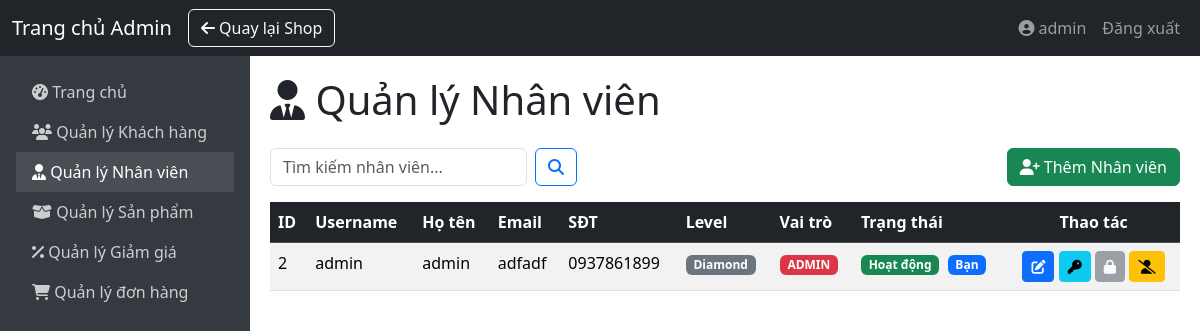
Page /index.php?action=admin/staff (signed in) on the earlier database version.
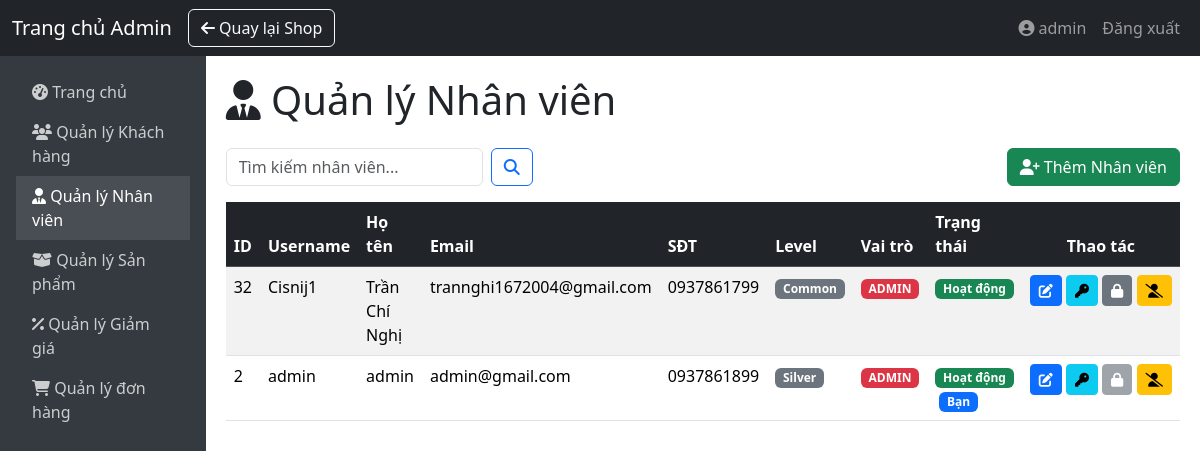
Same page on the later database version.
### tables this page shows
CREATE TABLE `users` (
  `id` int(11) NOT NULL,
  `fullname` varchar(32) NOT NULL,
  `username` varchar(50) NOT NULL,
  `password` varchar(255) NOT NULL,
  `email` varchar(100) NOT NULL,
  `phone` varchar(15) NOT NULL,
  `total_spent` decimal(15,2) NOT NULL DEFAULT 0.00,
  `role` enum('admin','user') NOT NULL DEFAULT 'user',
  `status` tinyint(1) NOT NULL DEFAULT 0,
  `level` enum('Diamond','Gold','Silver','Common') NOT NULL DEFAULT 'Common',
  `created_at` timestamp NOT NULL DEFAULT current_timestamp(),
  `updated_at` timestamp NOT NULL DEFAULT current_timestamp() ON UPDATE current_timestamp()
);

### controller/admin/StaffAdminController.php (called while the page is built, shortened)
<?php
require_once __DIR__ . "/../../model/User.php";
class StaffAdminController {
    private User $userModel;
    public function __construct(User $userModel) {
        $this->userModel = $userModel;
    }
    public function getStaff(): void {
        $searchTerm = trim($_GET['search'] ?? '');
        $allUsers = $this->userModel->getAll();
        $staff = [];
        foreach ($allUsers as $user) {
            if ($user['role'] === 'admin') {
                $isMatch = empty($searchTerm)
                                 || stripos($user['fullname'] ?? '', $searchTerm) !== false
                                 || stripos($user['username'] ?? '', $searchTerm) !== false;
                if ($isMatch) {
                    $staff[] = $user;
                }
            }
        }
        include __DIR__ . "/../../view/admin/staffsAdmin.php";
    }
}

### model/User.php (called while the page is built, shortened)
<?php
class User {
    private PDO $pdo;
    public function __construct(PDO $pdo) {
        $this->pdo = $pdo;
    }
    public function getAll(): array {
        $sql = "SELECT * FROM users ORDER BY created_at DESC";
        $stmt = $this->pdo->query($sql);
        return $stmt->fetchAll(PDO::FETCH_ASSOC);
    }
}

### view/admin/staffsAdmin.php (the view, shortened to what the changed rows need)
<?php
include __DIR__ . "/components/header.php";
include __DIR__ . "/components/navbar.php";
$users = $staff ?? [];
?>
<div class="main-content">
    <h1 class="mb-4 text-dark"><i class="fa-solid fa-user-tie"></i> Quản lý Nhân viên</h1>
    <div class="table-responsive">
        <table class="table table-hover table-striped">
            <thead class="table-dark">
                <tr>
                    <th>ID</th>
                    <th>Username</th>
                    <th>Họ tên</th>
                    <th>Email</th>
                    <th>SĐT</th>
                    <th>Level</th>
                    <th>Vai trò</th>
                    <th>Trạng thái</th>
                    <th class="text-center">Thao tác</th>
                </tr>
            </thead>
            <tbody>
                <?php if (empty($users)): ?>
                    <tr><td colspan="9" class="text-center">Không có nhân viên nào.</td></tr>
                <?php else: ?>
                    <?php
                    $currentAdminId = $_SESSION['user']['id'] ?? 0;
                    ?>
                    <?php foreach ($users as $user):
                        $status = $user['status'] ?? 0;
                        $level = $user['level'] ?? 'Common';
                        $isSelf = $user['id'] == $currentAdminId;
                    ?>
                        <tr>
                            <td><?= htmlspecialchars($user['id']) ?></td>
                            <td><?= htmlspecialchars($user['username']) ?></td>
                            <td><?= htmlspecialchars($user['fullname'] ?? 'N/A') ?></td>
                            <td><?= htmlspecialchars($user['email'] ?? 'N/A') ?></td>
                            <td><?= htmlspecialchars($user['phone'] ?? 'N/A') ?></td>
                            <td>
                                <span class="badge bg-secondary"><?= htmlspecialchars($level) ?></span>
                            </td>
                            <td>
                                <span class="badge bg-danger">ADMIN</span>
                            </td>
                            <td>
                                <span class="badge bg-<?= $status == 0 ? 'success' : 'danger' ?>"><?= $status == 0 ? 'Hoạt động' : 'Đã khóa' ?></span>
                                <?php if ($isSelf): ?>
                                    <span class="badge bg-primary ms-1">Bạn</span>
                                <?php endif; ?>
                            </td>
                            <td class="text-center text-nowrap">
                                <a href="/php-pj/index.php?action=admin/staff/edit&id=<?= $user['id'] ?>"
                                    class="btn btn-sm btn-primary"
                                    title="Chỉnh sửa thông tin"
                                    <?= $isSelf ? 'disabled' : '' ?>>
                                    <i class="fa-solid fa-edit"></i>
                                </a>
                                <button type="button" class="btn btn-sm btn-info" title="Đặt lại Mật khẩu"
                                    data-bs-toggle="modal"
                                    data-bs-target="#changePasswordModal<?= $user['id'] ?>">
                                    <i class="fa-solid fa-key"></i>
                                </button>
                                <?php
                                $isLocked = $status == 1;
                                $confirmAction = $isLocked ? 'mở khóa' : 'khóa';
                                $buttonClass = $isLocked ? 'btn-success' : 'btn-secondary';
                                $buttonIcon = $isLocked ? 'fa-lock-open' : 'fa-lock';
                                ?>
                                <form action="/php-pj/index.php?action=admin/staff/toggleStatus" method="POST" class="d-inline">
                                    <button type="submit" class="btn btn-sm <?= $buttonClass ?>"
                                        onclick="return confirm('Bạn có muốn <?= $confirmAction ?> tài khoản này không?')"
                                        title="<?= $isLocked ? 'Mở khóa tài khoản' : 'Khóa tài khoản' ?>"
                                        <?= $isSelf ? 'disabled' : '' ?>>
                                        <i class="fa-solid <?= $buttonIcon ?>"></i>
                                    </button>
                                </form>
                                <a href="/php-pj/index.php?action=admin/staff/delete&id=<?= $user['id'] ?>"
                                    onclick="return confirm('Bạn có chắc chắn muốn HẠ CẤP nhân viên ID: <?= $user['id'] ?> thành KHÁCH HÀNG (USER) không?')"
                                    class="btn btn-sm btn-warning"
                                    title="Hạ cấp thành User"
                                    <?= $isSelf ? 'disabled' : '' ?>>
                                   <i class="fa-solid fa-user-slash"></i>
                                </a>
                            </td>
                        </tr>
                    <?php endforeach; ?>
                <?php endif; ?>
            </tbody>
        </table>
    </div>
</div>
</body>
</html>

Differences in the rows shown:
added users: id "32", username "Cisnij1", fullname "Trần Chí Nghị", email "trannghi1672004@gmail.com", phone "0937861799", level "Common", status "Hoạt động"
changed users "admin": email "adfadf" → "admin@gmail.com"; level "Diamond" → "Silver"
